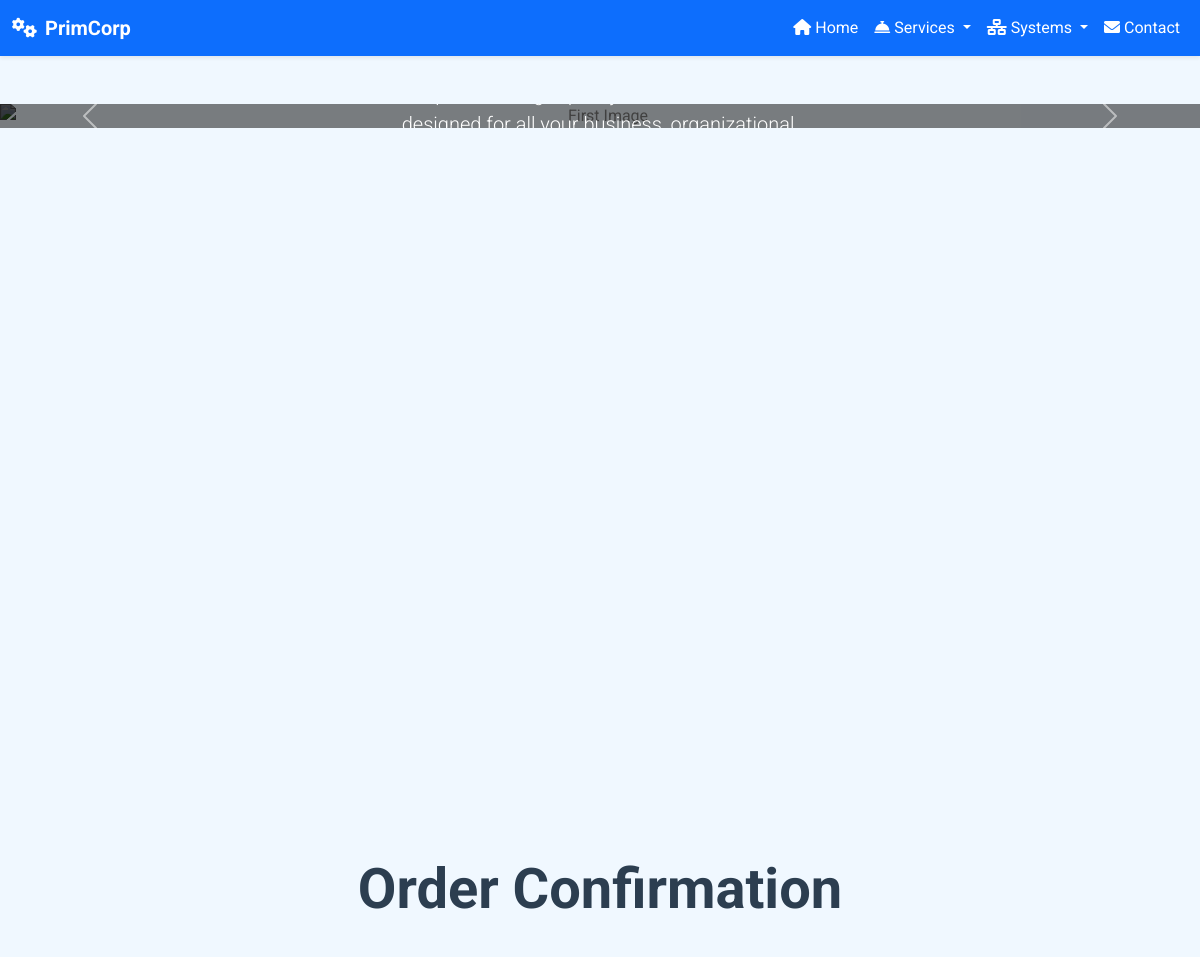
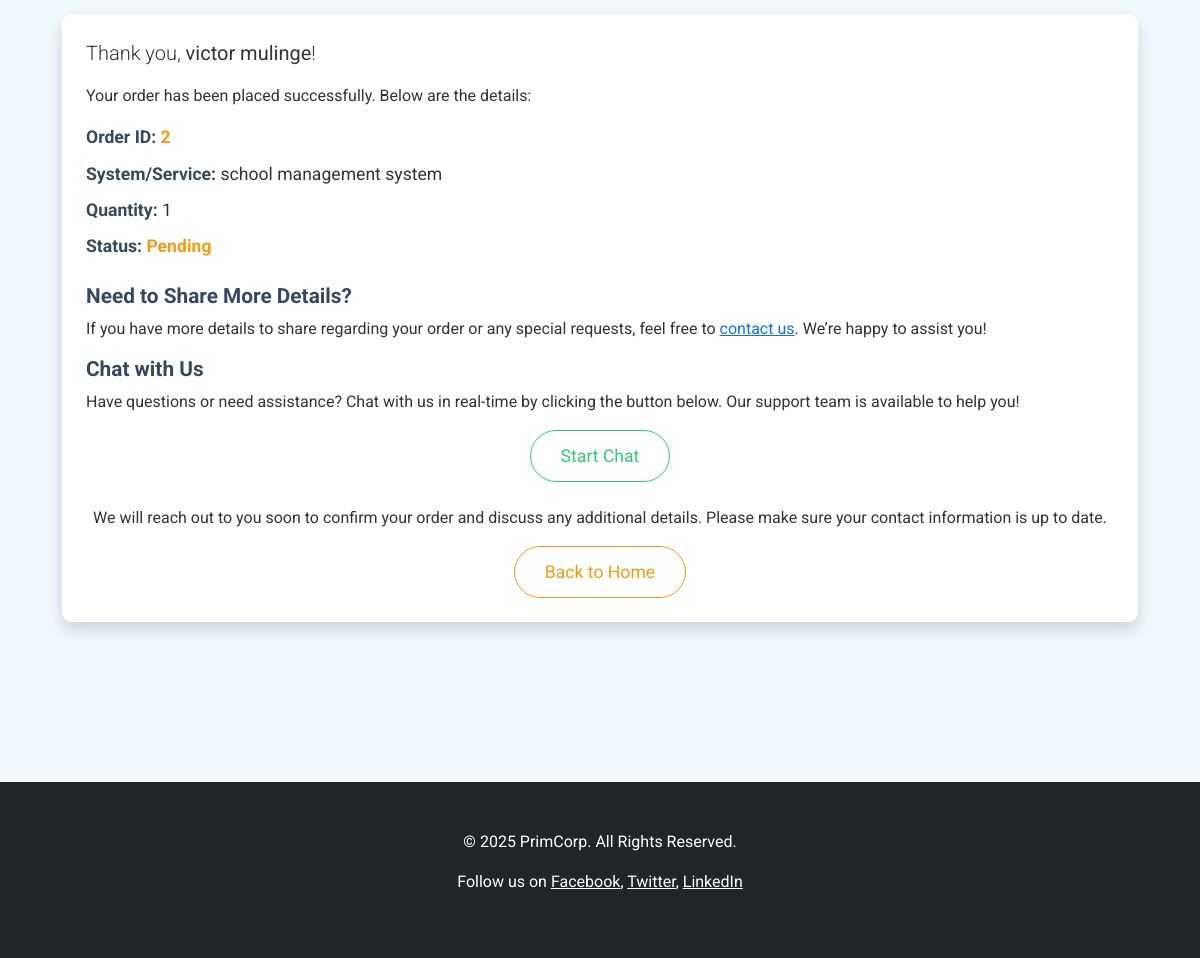
Page /orders/order/confirmation/2/ on the committed database (2 pictures, top to bottom).
### orders/models.py (models this page shows, shortened)
class Order(models.Model):
    ORDER_STATUS_CHOICES = [
        ('Pending', 'Pending'),
        ('Confirmed', 'Confirmed'),
        ('Shipped', 'Shipped'),
        ('Completed', 'Completed'),
    ]
    customer_name = models.CharField(max_length=255)
    customer_email = models.EmailField()
    system = models.ForeignKey(System, null=True, blank=True, on_delete=models.SET_NULL)
    service = models.ForeignKey(Service, null=True, blank=True, on_delete=models.SET_NULL)
    quantity = models.PositiveIntegerField(default=1)
    status = models.CharField(max_length=20, choices=ORDER_STATUS_CHOICES, default='Pending')
    created_at = models.DateTimeField(auto_now_add=True)

### store/models.py (models this page shows, shortened)
class System(models.Model):
    name = models.CharField(max_length=200)
    description = models.TextField()
    price = models.DecimalField(max_digits=10, decimal_places=2)
    image = models.ImageField(upload_to='systems/', null=True, blank=True)

### orders/views.py (the view)
# urls.py: path('order/confirmation/<int:order_id>/', views.order_confirmation, name='order_confirmation'),
def order_confirmation(request, order_id):
    try:
        order = Order.objects.get(id=order_id)
    except Order.DoesNotExist:
        raise Http404("Order not found")
    return render(request, 'orders/order_confirmation.html', {'order': order})

### orders/templates/orders/order_confirmation.html (shortened to what this page needs)
{% extends 'base.html' %}
{% block content %}
    <div class="container my-5">
        <h1 class="display-4 text-center">Order Confirmation</h1>
        <div class="confirmation-card shadow p-4 mt-5">
            <p class="lead">Thank you, <strong>{{ order.customer_name }}</strong>!</p>
            <p>Your order has been placed successfully. Below are the details:</p>
            <div class="order-details">
                <p><strong>Order ID:</strong> <span class="order-id">{{ order.id }}</span></p>
                <p><strong>System/Service:</strong>
                    {% if order.system %}
                        <span>{{ order.system.name }}</span>
                    {% else %}
                        <span>{{ order.service.title }}</span>
                    {% endif %}
                </p>
                <p><strong>Quantity:</strong> {{ order.quantity }}</p>
                <p><strong>Status:</strong> <span class="status {{ order.status|lower }}">{{ order.status }}</span></p>
            </div>
            <div class="mt-4">
                <h4>Need to Share More Details?</h4>
                <p>If you have more details to share regarding your order or any special requests, feel free to <a href="/contact-us" class="text-primary">contact us</a>. We’re happy to assist you!</p>
                <h4>Chat with Us</h4>
                <p>Have questions or need assistance? Chat with us in real-time by clicking the button below. Our support team is available to help you!</p>
                <div class="text-center mt-3">
                    <a href="/chat" class="btn btn-outline-success btn-lg">Start Chat</a>
                </div>
            </div>
            <div class="text-center mt-4">
                <p>We will reach out to you soon to confirm your order and discuss any additional details. Please make sure your contact information is up to date.</p>
                <a href="/" class="btn btn-outline-primary btn-lg">Back to Home</a>
            </div>
        </div>
    </div>
{% endblock %}

### static/css/styles.css (style rules this page uses)
body { background: url('https://img.freepik.com/free-vector/blue-white-gradient-abstract-background_53876-60241.jpg?ga=GA1.1.2139467611.1745760184&semt=ais_hybrid&w=740') no-repeat center center fixed; background-size: cover; background-attachment: fixed; background-repeat: no-repeat; background-position: center; background-color: #f0f8ff; font-family: 'Poppins', sans-serif; color: #333; margin: 0; padding: 0; min-height: 100vh; }
.container { padding: 2rem 1rem; }

### orders/templates/orders/order_confirmation.html (style rules this page uses)
.confirmation-card { background-color: #ffffff; border-radius: 10px; box-shadow: 0 4px 20px rgba(0, 0, 0, 0.1); padding: 20px; margin-top: 30px; }
h1.display-4 { color: #2c3e50; font-weight: bold; }
.order-id { font-weight: bold; color: #f39c12; }
.order-details p { font-size: 1.1rem; margin-bottom: 10px; }
.order-details strong { font-weight: bold; color: #34495e; }
.status { font-weight: bold; text-transform: capitalize; }
.status.pending { color: #f39c12; }
.mt-4 { margin-top: 30px; }
h4 { color: #34495e; font-size: 1.3rem; font-weight: bold; }
a.text-primary { color: #3498db; }
.btn-outline-success { border-color: #2ecc71; color: #2ecc71; padding: 12px 30px; font-size: 1.1rem; border-radius: 50px; transition: background-color 0.3s, color 0.3s; }
.btn-outline-primary { border-color: #f39c12; color: #f39c12; padding: 12px 30px; font-size: 1.1rem; border-radius: 50px; transition: background-color 0.3s, color 0.3s; }

### rows in the picture
Order: customer_name "victor mulinge", id "2", system.name "school management system", quantity "1", status "Pending"
